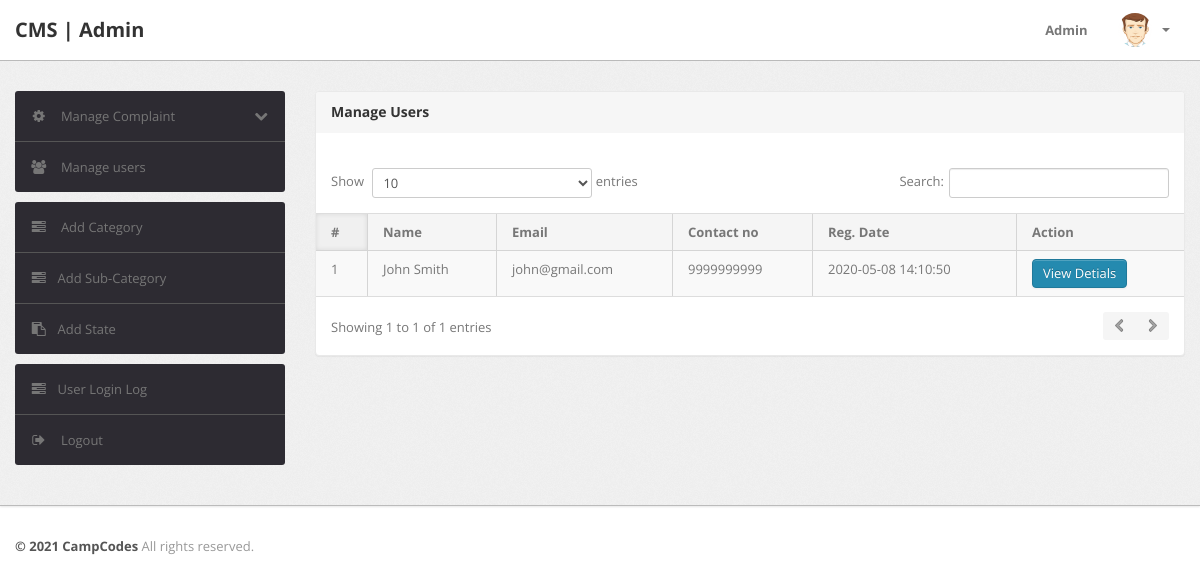
Before: /admin/manage-users.php (signed in) with the older database file.
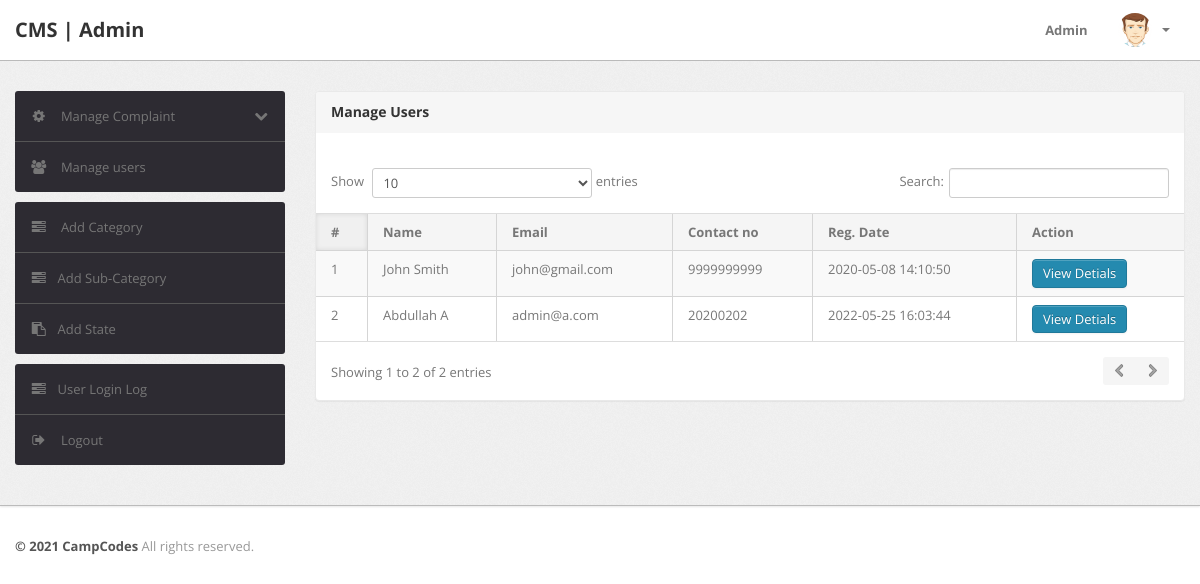
After: the same page with the newer database file.
### tables this page shows
CREATE TABLE `users` (
  `id` int(11) NOT NULL,
  `fullName` varchar(255) DEFAULT NULL,
  `userEmail` varchar(255) DEFAULT NULL,
  `password` varchar(255) DEFAULT NULL,
  `contactNo` bigint(11) DEFAULT NULL,
  `address` tinytext DEFAULT NULL,
  `State` varchar(255) DEFAULT NULL,
  `country` varchar(255) DEFAULT NULL,
  `pincode` int(6) DEFAULT NULL,
  `userImage` varchar(255) DEFAULT NULL,
  `regDate` timestamp NOT NULL DEFAULT current_timestamp(),
  `updationDate` timestamp NOT NULL DEFAULT '0000-00-00 00:00:00' ON UPDATE current_timestamp(),
  `status` int(1) NOT NULL
);

### admin/manage-users.php (the view, shortened to what this page needs)
<?php
include('include/config.php');
if(strlen($_SESSION['alogin'])==0)
	{
header('location:index.php');
}
else{
?>
<!DOCTYPE html>
<html lang="en">
<head>
	<link type="text/css" href="bootstrap/css/bootstrap.min.css" rel="stylesheet">
	<link type="text/css" href="bootstrap/css/bootstrap-responsive.min.css" rel="stylesheet">
	<link type="text/css" href="css/theme.css" rel="stylesheet">
	<link type="text/css" href="images/icons/css/font-awesome.css" rel="stylesheet">
</head>
<body>
<?php include('include/header.php');?>
	<div class="wrapper">
		<div class="container">
			<div class="row">
<?php include('include/sidebar.php');?>
			<div class="span9">
					<div class="content">
	<div class="module">
							<div class="module-head">
								<h3>Manage Users</h3>
							</div>
							<div class="module-body table">
									<br />
								<table cellpadding="0" cellspacing="0" border="0" class="datatable-1 table table-bordered table-striped	 display" width="100%">
									<thead>
										<tr>
											<th>#</th>
											<th> Name</th>
											<th>Email </th>
											<th>Contact no</th>
											<th>Reg. Date </th>
											<th>Action</th>
										</tr>
									</thead>
									<tbody>
<?php $query=mysqli_query($bd, "select * from users");
$cnt=1;
while($row=mysqli_fetch_array($query))
{
?>
										<tr>
											<td><?php echo htmlentities($cnt);?></td>
											<td><?php echo htmlentities($row['fullName']);?></td>
											<td><?php echo htmlentities($row['userEmail']);?></td>
											<td> <?php echo htmlentities($row['contactNo']);?></td>
											<td><?php echo htmlentities($row['regDate']);?></td>
											<td><a href="javascript:void(0);" onClick="popUpWindow('http://localhost/Complaint_Management_System/admin/userprofile.php?uid=<?php echo htmlentities($row['id']);?>');" title="Update order">
											 <button type="button" class="btn btn-primary">View Detials</button>
											</a></td>
										<?php $cnt=$cnt+1; } ?>
								</table>
							</div>
						</div>
					</div>
				</div>
			</div>
		</div>
	</div>
<?php include('include/footer.php');?>
</body>
<?php } ?>

### admin/include/header.php (shortened to what this page needs)
<div class="navbar navbar-fixed-top">
		<div class="navbar-inner">
			<div class="container">
			  	<a class="brand" href="index.html">
			  		CMS | Admin
			  	</a>
				<div class="nav-collapse collapse navbar-inverse-collapse">
					<ul class="nav pull-right">
						<li><a href="#">
							Admin
						</a></li>
						<li class="nav-user dropdown">
							<a href="#" class="dropdown-toggle" data-toggle="dropdown">
								<img src="images/user.png" class="nav-avatar" />
								<b class="caret"></b>
							</a>
						</li>
					</ul>
				</div>
			</div>
		</div>
	</div>

### admin/include/sidebar.php (shortened to what this page needs)
<div class="span3">
					<div class="sidebar">
<ul class="widget widget-menu unstyled">
							<li>
								<a class="collapsed" data-toggle="collapse" href="#togglePages">
									<i class="menu-icon icon-cog"></i>
									<i class="icon-chevron-down pull-right"></i><i class="icon-chevron-up pull-right"></i>
									Manage Complaint
								</a>
							</li>
							<li>
								<a href="manage-users.php">
									<i class="menu-icon icon-group"></i>
									Manage users
								</a>
							</li>
						</ul>
						<ul class="widget widget-menu unstyled">
                                <li><a href="category.php"><i class="menu-icon icon-tasks"></i> Add Category </a></li>
                                <li><a href="subcategory.php"><i class="menu-icon icon-tasks"></i>Add Sub-Category </a></li>
                                <li><a href="state.php"><i class="menu-icon icon-paste"></i>Add State</a></li>
                            </ul>
						<ul class="widget widget-menu unstyled">
							<li><a href="user-logs.php"><i class="menu-icon icon-tasks"></i>User Login Log </a></li>
							<li>
								<a href="logout.php">
									<i class="menu-icon icon-signout"></i>
									Logout
								</a>
							</li>
						</ul>
					</div>
				</div>

### admin/include/footer.php
<div class="footer">
	<div class="container">
		<b class="copyright">&copy; 2021 CampCodes </b> All rights reserved.
	</div>
</div>

Changed rows visible on the page:
added users: fullName "Abdullah A", userEmail "admin@a.com", contactNo "20200202", regDate "2022-05-25 16:03:44"
Other visible differences:
text written by a page script: "Show entries Search: Showing 1 to 1 of 1 entries" → "Show entries Search: Showing 1 to 2 of 2 entries"
